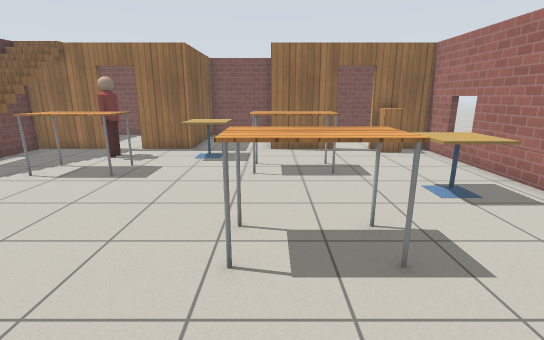
view 1 (above)

16 first-person views from a walk through a Gazebo world. The camera is 1.3 m above the floor, tilts 14° down and sees 85° across. The floor is counted in squares, 0.5 m on a side. Each view is taken from the middle of a square. On the plan, view 1 faces up. The plan holds only what a view shows up to about 19 squares ahead; the rest is blank. The place goes on beyond the plan. The robots in the file are not drawn. Gazebo's built-in surfaces are drawn with simple patterns. Some stock models are drawn as simple stand-ins.

view 2
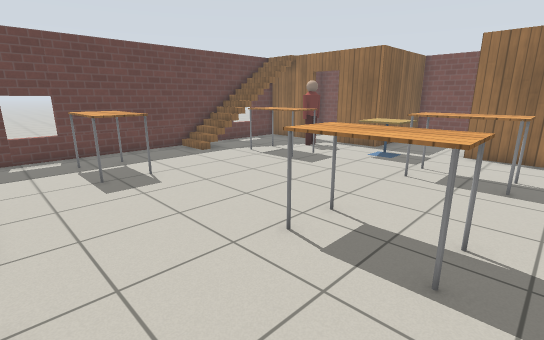

view 3
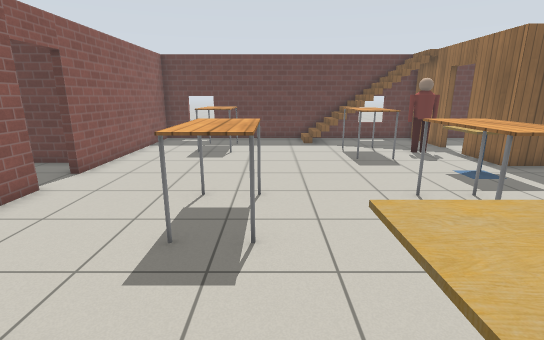

view 4
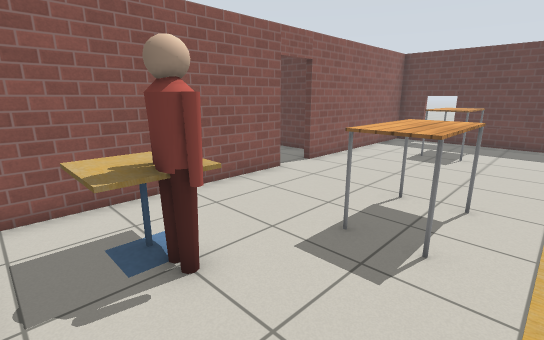

view 5
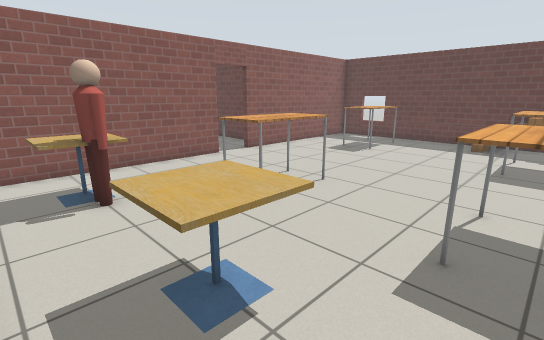

view 6
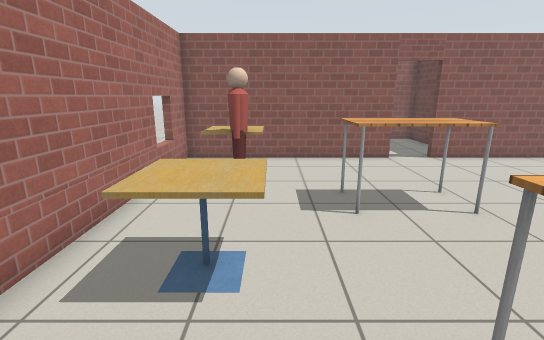

view 7
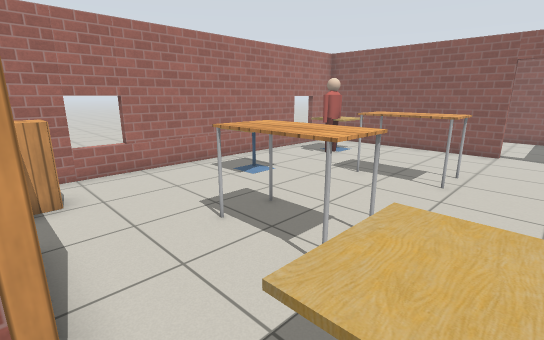

view 8
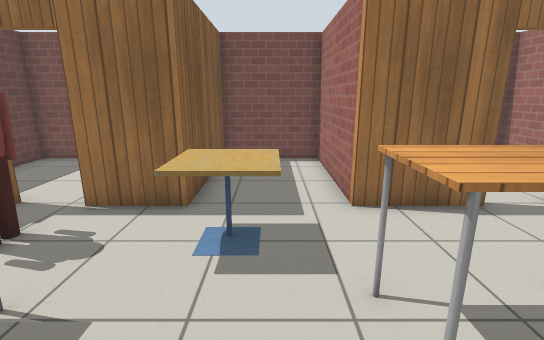

view 9
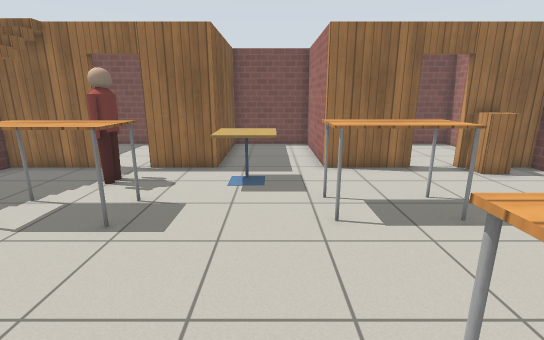

view 10
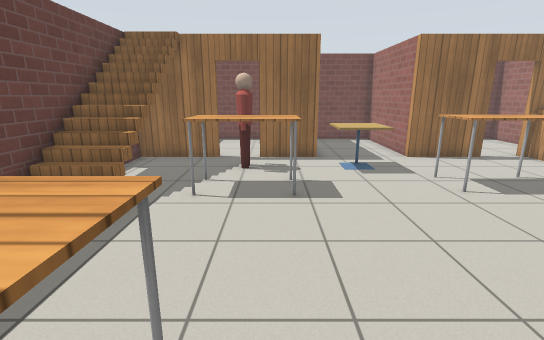

view 11
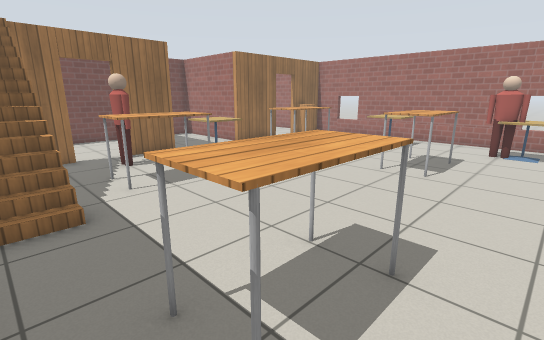

view 12
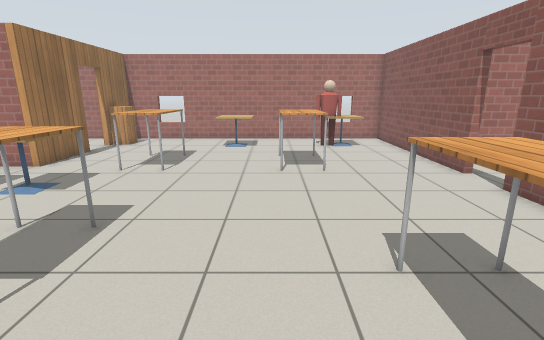

view 13
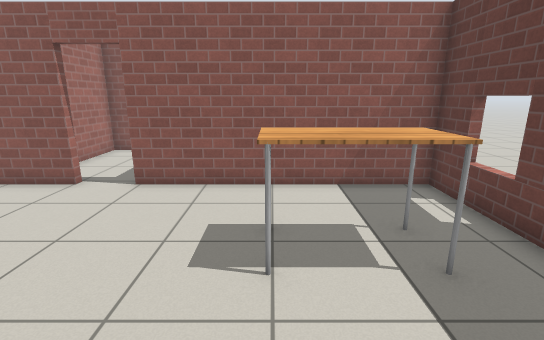

view 14
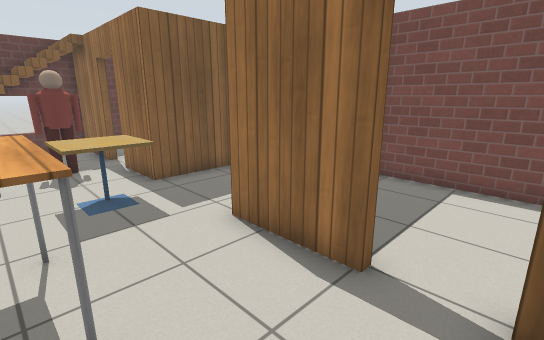

view 15
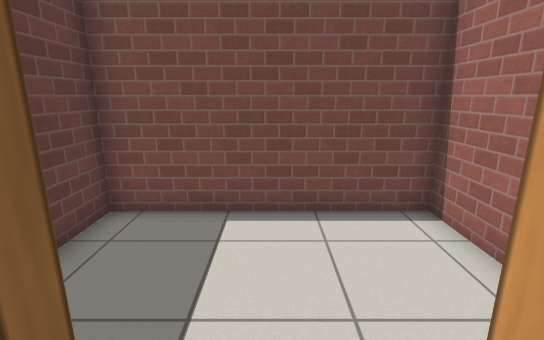

view 16
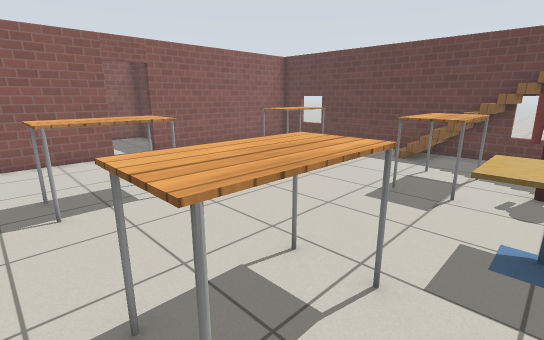

### Floor plan
Ten units are one square. View 1 is at (0, 0); x grows to the right and y downward. Boxes are objects, and circles mark ways between rooms. Rooms are numbered by the first view taken in them; rooms with no view inside come last. Other rooms are left out.
<svg viewBox="-122 -210 203 280">
<path fill="none" stroke="#000" d="M33 -148 0 -148 0 -205 -40 -205 -40 -148 -66 -148M-11 6 76 6 76 -148 49 -148M-82 -148 -117 -148 -117 6 -29 6M76 -165 76 -205 3 -205 3 -186M-49 -205 -117 -205 -117 -161M-46 21 -46 65 8 65 8 21"/>
<rect x="-105" y="-45" width="40" height="20" fill="#bbb"><title>table</title></rect>
<rect x="-105" y="-125" width="10" height="40" fill="#bbb"><title>stairs</title></rect>
<rect x="-85" y="-115" width="30" height="20" fill="#bbb"><title>table</title></rect>
<rect x="-75" y="-135" width="10" height="10" fill="#bbb"><title>person</title></rect>
<rect x="-35" y="-145" width="20" height="30" fill="#bbb"><title>cafe table</title></rect>
<rect x="-15" y="-55" width="40" height="20" fill="#bbb"><title>table</title></rect>
<rect x="-5" y="-115" width="30" height="20" fill="#bbb"><title>table</title></rect>
<rect x="35" y="-95" width="30" height="30" fill="#bbb"><title>cafe table</title></rect>
<rect x="45" y="-35" width="10" height="20" fill="#bbb"><title>person</title></rect>
<rect x="45" y="-145" width="20" height="10" fill="#bbb"><title>cabinet</title></rect>
<rect x="55" y="-35" width="10" height="20" fill="#bbb"><title>cafe table</title></rect>
<circle cx="45" cy="-150" r="3" fill="#2a7"/>
<circle cx="-75" cy="-150" r="3" fill="#2a7"/>
<circle cx="-15" cy="10" r="3" fill="#2a7"/>
<text x="-20" y="-80">1</text>
<text x="40" y="-180">2</text>
<text x="-80" y="-180">3</text>
<text x="-20" y="40">4</text>
</svg>
Room 1 opens to room 2. Room 1 opens to room 3. Room 1 opens to room 4.

Where each view was taken, in squares from view 1:
view 1: 0 up, 0 right, facing up
view 2: 0 up, 3 right, facing up-left
view 3: 6 up, 7 right, facing left
view 4: 7 up, 7 right, facing down-left
view 5: 11 up, 7 right, facing down-left
view 6: 12 up, 4 right, facing down
view 7: 15 up, 3 left, facing down-right
view 8: 8 up, 2 left, facing up
view 9: 4 up, 2 left, facing up
view 10: 2 up, 6 left, facing up
view 11: 1 up, 11 left, facing up-right
view 12: 6 up, 11 left, facing right
view 13: 8 up, 7 left, facing down
view 14: 11 up, 5 right, facing up-left
view 15: 14 up, 4 right, facing up
view 16: 13 up, 3 right, facing down-left
